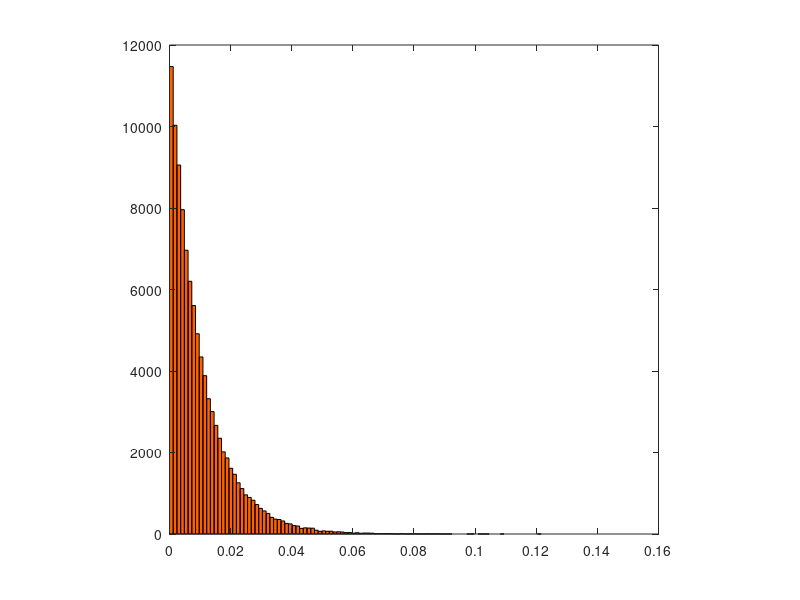

This chart was generated by the following MATLAB code: (Note: this script raises an error after producing the figure.)
close all;
clear;
u = rand(1,100000);
x = -(1/100).*log(u);

figure
hist(x,100);
colormap hot;axis square
c = cdf(x,u);
figure
hist(c,100);
colormap hot;axis square
%xlim([-1 1])


y = 1*log(1./u).^(1/10);
z = cdfplot(y);
figure
hist(y,100);
colormap hot;axis square
figure
hist(z,100);
colormap hot;axis square